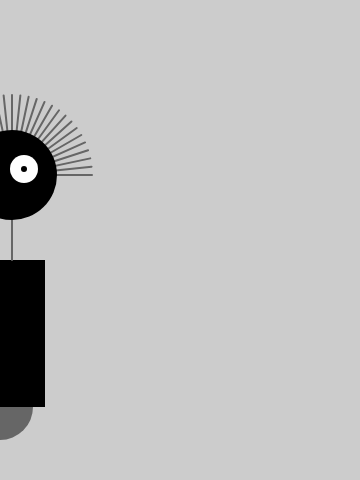
Frame 1 (no input)
Frame 60 (no input): identical to frame 1, image omitted
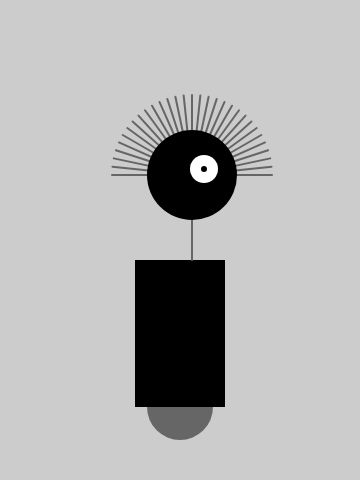
Frame 120 (the mouse pressed at the canvas centre since frame 60)

The p5.js sketch that drew these frames (run headless with seeded random() and noise() and a simulated clock; from frame 60 on, the mouse is pressed at the canvas centre):

// p5.js sketch
// ── sketch.js
// let x = 60;          // X-coordinate
let y = 440;         // Y-coordinate
let radius = 45;       // Head Radius
let bodyHeight = 180;  // Body Height
let neckHeight = 40;   // Neck Height

// let easing = 0.04;

function setup() {
  createCanvas(360, 480);
  strokeWeight(2);
  ellipseMode(RADIUS);
}

function draw() {
  
  let neckY = -1 * (bodyHeight + neckHeight + radius);
  
  background(204);
  
  translate(mouseX, y);  // Move all to (mouseX, y)
  
//   if (mouseIsPressed) {
//     scale(1.0);
//   } else {
//     scale(0.6);  // 60% size when mouse is pressed
//   }
  
  // Body
  noStroke();
  fill(102);
  ellipse(0, -33, 33, 33);
  fill(0);
  rect(-45, -bodyHeight, 90, bodyHeight-33); 

  // Neck
  stroke(102);
  line(12, -bodyHeight, 12, neckY); 
  
  // Hair
  push();
  translate(12, neckY);
  let angle = -PI/30.0;
  for (let i = 0; i <= 30; i++) {
    line(80, 0, 0, 0);
    rotate(angle);
  }
  pop();
  
  // Head
  noStroke();
  fill(0);
  ellipse(12, neckY, radius, radius); 
  fill(255);
  ellipse(24, neckY-6, 14, 14);
  fill(0);
  ellipse(24, neckY-6, 3, 3);
  
}
